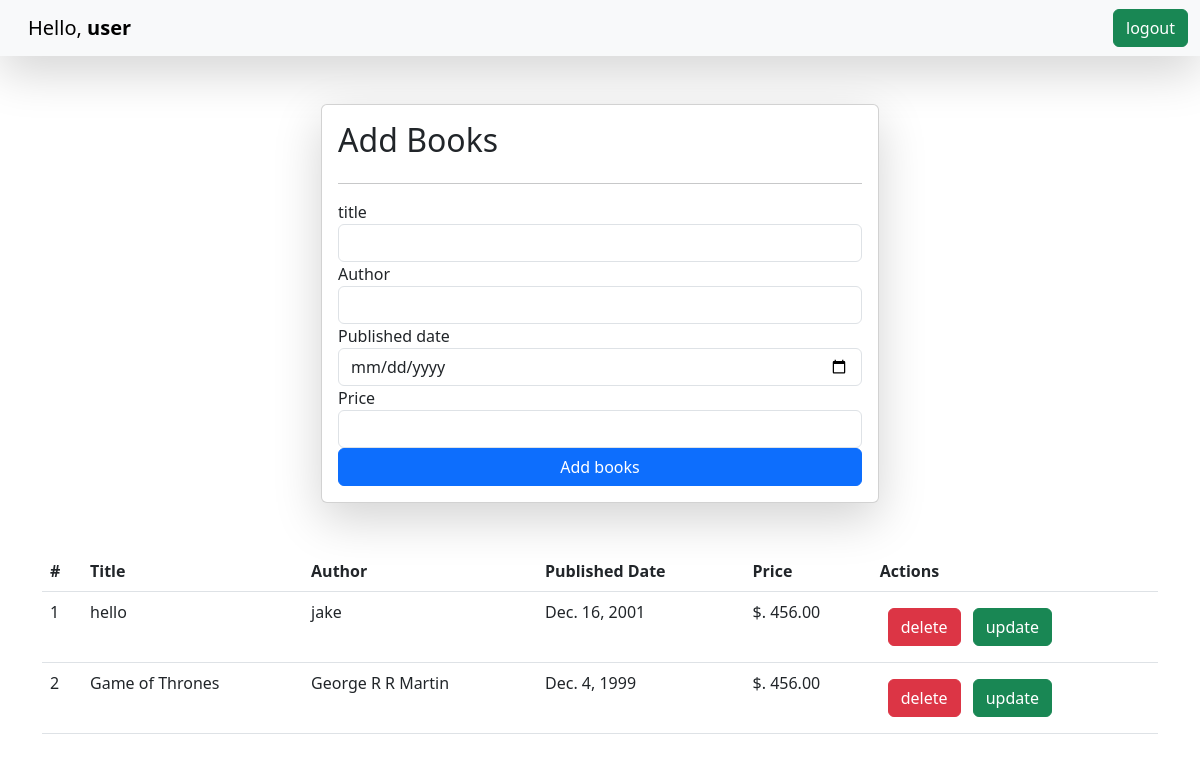
Page /add_books/ (signed in) on the earlier database version.
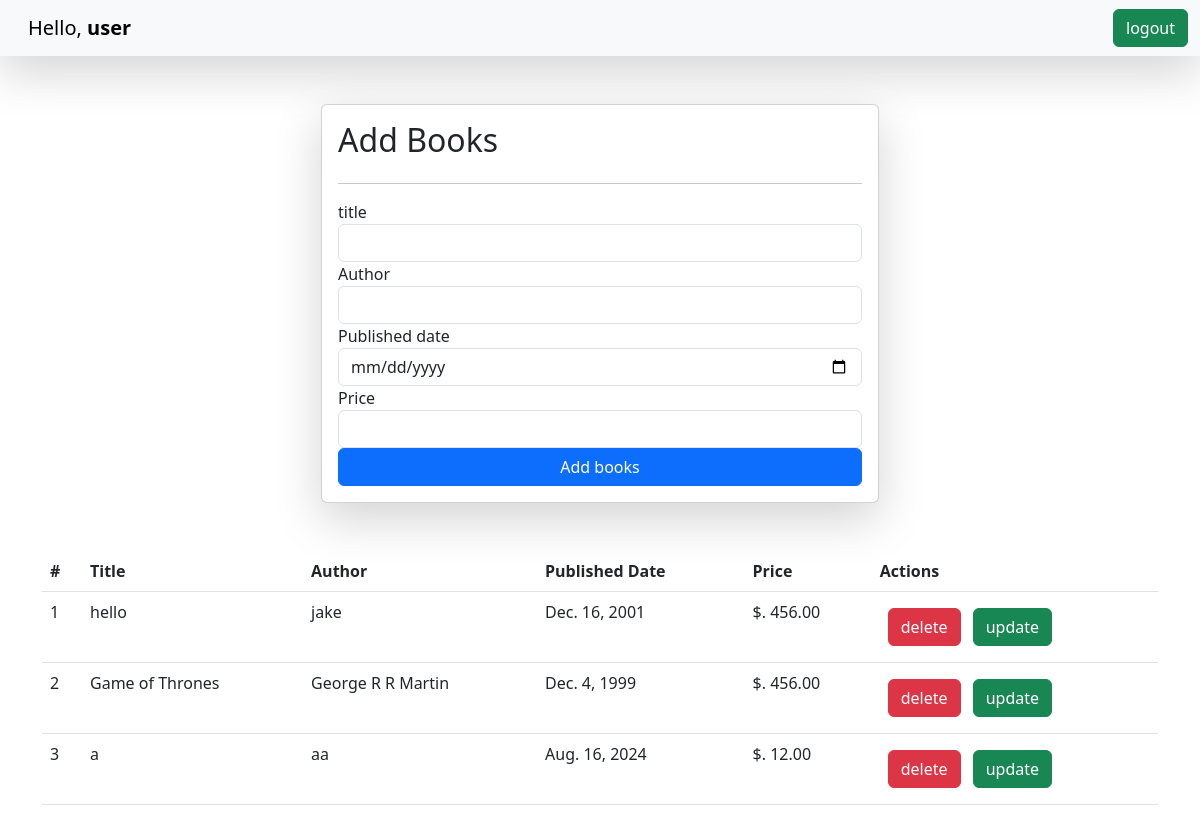
Same page on the later database version.
### book/models.py (models this page shows, shortened)
class Book(models.Model):
    user = models.ForeignKey(User, on_delete=models.SET_NULL, null=True, blank=True)
    title = models.CharField(max_length=100)
    author = models.CharField(max_length=50)
    published_date = models.DateField()
    price = models.DecimalField(max_digits=10, decimal_places=2)

### book/views.py (the view, shortened to what this page needs)
# urls.py: path('add_books/', views.add_book, name='add_book'),
@login_required(login_url='/')
def add_book(request):
    book = Book.objects.all()
    return render(request, 'add_book.html', context={'book': book, 'page': 'add book'})

### book/templates/add_book.html (shortened to what this page needs)
{% extends 'base.html' %}
{% block start %}
<nav class="navbar bg-body-tertiary bd-danger shadow-lg">
    <div class="container-fluid">
        <a class="navbar-brand">
            Hello,
            <strong>
                {{request.user.username}}
            </strong>
        </a>
        <form class="d-flex" role="search">
            {% if request.user.is_authenticated %}
            <a href="/logout/" class="btn btn-success" type="submit">logout</a>
            {% else %}
            <a href="/login/" class="btn btn-success" type="submit">login</a>
            {% endif %}
        </form>
    </div>
</nav>
<div class="container mt-5">
    <form class="col-6 mx-auto card p-3 shadow-lg" method="post" enctype="multipart/form-data">
        <h2>Add Books</h2>
        <hr>
        <div class="form-group">
            <label for="exampleInputEmail1">title</label>
            <input type="text" name="title" required class="form-control">
        </div>
        <div class="form-group">
            <label for="exampleInputEmail1">Author</label>
            <input type="text" name="author" required class="form-control">
        </div>
        <div class="form-group">
            <label for="exampleInputEmail1">Published date</label>
            <input type="date" name="published_date" required class="form-control">
        </div>
        <div class="form-group">
            <label for="exampleInputEmail1">Price</label>
            <input type="text" name="price" required class="form-control">
        </div>
        <button type="submit" class="btn btn-primary">Add books</button>
    </form>
    <table class="table mt-5">
        <thead>
            <tr>
                <th scope="col">#</th>
                <th scope="col">Title</th>
                <th scope="col">Author</th>
                <th scope="col">Published Date</th>
                <th scope="col">Price</th>
                <th scope="col">Actions</th>
            </tr>
        </thead>
        <tbody>
            {% for book in book %}
            <tr>
                <td>{{forloop.counter}}</td>
                <td>{{book.title}}</td>
                <td>{{book.author}}</td>
                <td>{{book.published_date}}</td>
                <td>$. {{book.price}}</td>
                <td>
                    <a href="/delete-book/{{book.id}}" class="btn btn-danger m-2">delete</a>
                    <a href="/update-book/{{book.id}}" class="btn btn-success">update</a>
                </td>
            </tr>
            {% endfor %}
        </tbody>
    </table>
</div>
{% endblock %}

### book/templates/base.html (shortened to what this page needs)
<!DOCTYPE html>
<html lang="en">
<head>
    <link rel="stylesheet" href="https://cdn.jsdelivr.net/npm/bootstrap@5.3.0/dist/css/bootstrap.rtl.min.css">
</head>
<body>
    {% block start %}
    {% endblock %}
</body>
</html>

Differences in the rows shown:
added Book: title "a", author "aa", published_date "Aug. 16, 2024", price "12.00"
